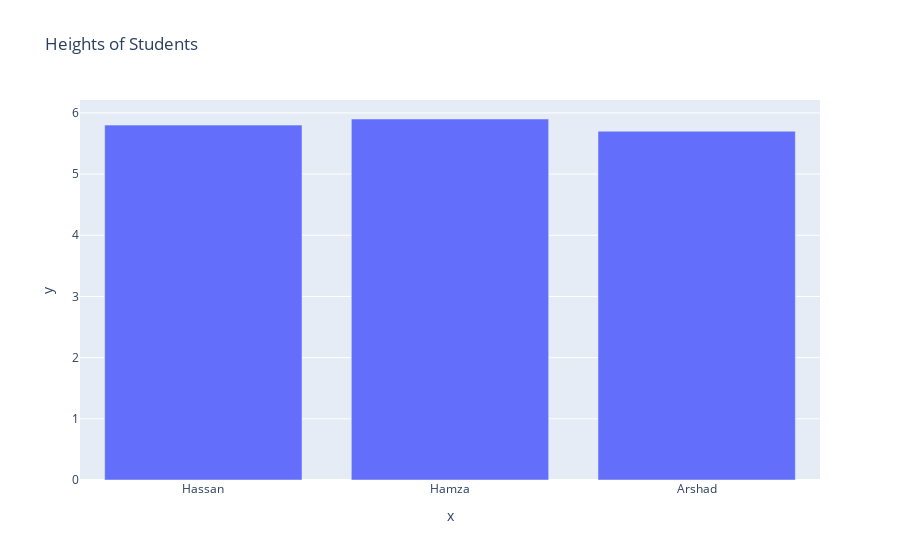

The notebook cell this image was saved under:
### Code cell
# creating data frame
names = ['Hassan', 'Hamza', 'Arshad']
heights = [5.8, 5.9, 5.7]

# create a plot
fig = px.bar(x=names, y=heights, title='Heights of Students')

# show the fig
fig.show()

# save the plot in png file
fig.write_image('./outputs/01_barplot.png')

# save the plot in html file
fig.write_html('./outputs/01_barplot.html')

### Figure 1 — Plotly figure (JSON) as saved in the notebook; plotly's stock layout.template omitted (floating-point values rounded to 4 significant figures)
{"data": [{"alignmentgroup": "True", "hovertemplate": "x=%{x}<br>y=%{y}<extra></extra>", "legendgroup": "", "marker": {"color": "#636efa", "pattern": {"shape": ""}}, "name": "", "offsetgroup": "", "orientation": "v", "showlegend": false, "textposition": "auto", "type": "bar", "x": ["Hassan", "Hamza", "Arshad"], "xaxis": "x", "y": [5.8, 5.9, 5.7], "yaxis": "y"}], "layout": {"barmode": "relative", "legend": {"tracegroupgap": 0}, "title": {"text": "Heights of Students"}, "xaxis": {"anchor": "y", "domain": [0, 1], "title": {"text": "x"}}, "yaxis": {"anchor": "x", "domain": [0, 1], "title": {"text": "y"}}}}
